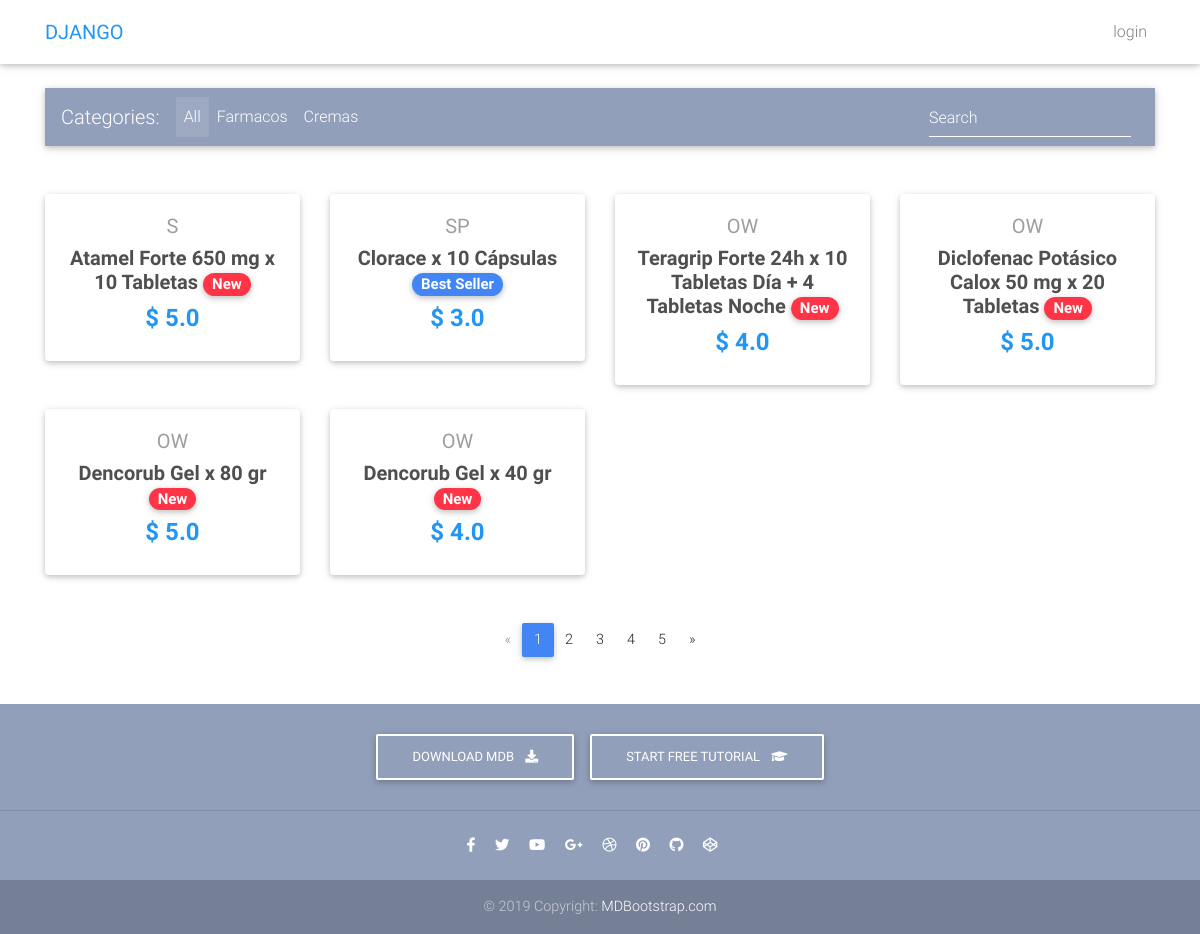
The page / on the database its author committed.
### core/models.py (models this page shows, shortened)
class Item(models.Model):
    item_name = models.CharField(max_length=100)
    price = models.FloatField()
    discount_price = models.FloatField(blank=True, null=True)
    category = models.CharField(choices=CATEGORY, max_length=2)
    label = models.CharField(choices=LABEL, max_length=2)
    description = models.TextField()
    image_path = models.TextField()
    def get_absolute_url(self):
        return reverse("core:product", kwargs={
            "pk" : self.pk
        })

### core/views.py (the view)
# urls.py: path('', HomeView.as_view(), name='home'),
class HomeView(ListView):
    model = Item
    template_name = "home.html"

### templates/home.html (shortened to what this page needs)
{% extends 'base.html' %}
{% block content %}
<main>
    <div class="container">
      <nav class="navbar navbar-expand-lg navbar-dark mdb-color lighten-3 mt-3 mb-5">
        <span class="navbar-brand">Categories:</span>
        <div class="collapse navbar-collapse" id="basicExampleNav">
          <ul class="navbar-nav mr-auto">
            <li class="nav-item active">
              <a class="nav-link" href="#">All
              </a>
            </li>
            <li class="nav-item">
              <a class="nav-link" href="#">Farmacos</a>
            </li>
            <li class="nav-item">
              <a class="nav-link" href="#">Cremas</a>
            </li>
          </ul>
          <form class="form-inline">
            <div class="md-form my-0">
              <input class="form-control mr-sm-2" type="text" placeholder="Search" aria-label="Search">
            </div>
          </form>
        </div>
      </nav>
      <section class="text-center mb-4">
        <div class="row wow fadeIn">
          {% for item in object_list %}
          <div class="col-lg-3 col-md-6 mb-4">
            <div class="card">
              <div class="card-body text-center">
                <a href="" class="grey-text">
                  <h5>{{ item.get_category_display}}</h5>
                </a>
                <h5>
                  <strong>
                    <a href="{{ item.get_absolute_url }}" class="dark-grey-text">{{ item.item_name }}
                      <span class="badge badge-pill {% if item.get_label_display == 'New' %} danger-color {% else %} primary-color {% endif %}">{{ item.get_label_display }}</span>
                    </a>
                  </strong>
                </h5>
                <h4 class="font-weight-bold blue-text">
                  <strong>$
                  {% if item.discount_price %}
                  {{ item.discount_price }}
                  {% else %}
                  {{ item.price }}
                  {% endif %}
                  </strong>
                </h4>
              </div>
            </div>
          </div>
          {% endfor %}
        </div>
      </section>
      <nav class="d-flex justify-content-center wow fadeIn">
        <ul class="pagination pg-blue">
          <li class="page-item disabled">
            <a class="page-link" href="#" aria-label="Previous">
              <span aria-hidden="true">&laquo;</span>
            </a>
          </li>
          <li class="page-item active">
            <a class="page-link" href="#">1
            </a>
          </li>
          <li class="page-item">
            <a class="page-link" href="#">2</a>
          </li>
          <li class="page-item">
            <a class="page-link" href="#">3</a>
          </li>
          <li class="page-item">
            <a class="page-link" href="#">4</a>
          </li>
          <li class="page-item">
            <a class="page-link" href="#">5</a>
          </li>
          <li class="page-item">
            <a class="page-link" href="#" aria-label="Next">
              <span aria-hidden="true">&raquo;</span>
            </a>
          </li>
        </ul>
      </nav>
    </div>
  </main>
{% endblock content %}

### templates/base.html (shortened to what this page needs)
{% load static %}
{% load cart_template_tags %}
<!DOCTYPE html>
<html lang="en">
<head>
  <link rel="stylesheet" href="https://use.fontawesome.com/releases/v5.11.2/css/all.css">
  <link href="{% static 'css/bootstrap.min.css' %}" rel="stylesheet">
  <link href="{% static 'css/mdb.min.css' %}" rel="stylesheet">
  <link href=" {% static 'css/style.min.css' %}" rel="stylesheet">
</head>
<body>
  <nav class="navbar fixed-top navbar-expand-lg navbar-light white scrolling-navbar">
    <div class="container">
      <a class="navbar-brand waves-effect" href="/">
        <strong class="blue-text">DJANGO</strong>
      </a>
      <div class="collapse navbar-collapse" id="navbarSupportedContent">
        <ul class="navbar-nav nav-flex-icons">
            {% if user.is_authenticated %}
            <li class="nav-item">
                <a href="{% url 'core:order-summary' %}" class="nav-link waves-effect">
                {% if request.user|cart_item_count != 0 %}
                  <span class="badge red z-depth-1 mr-1"> {{ request.user|cart_item_count }} </span>
                {% endif %}
                <i class="fas fa-shopping-cart"></i>
                <span class="clearfix d-none d-sm-inline-block"> Cart </span>
                </a>
            </li>
            <li class="nav-item">
                 <a class="nav-link waves-effect">
                Hi {{ user.username }}!
                </a>
            </li>
             </li class="nav-item">
                <a class="nav-link waves-effect" href="{% url 'logout' %}"> logout</a>
            </li>
            {% else %}
                <a class="nav-link waves-effect" href="{% url 'login' %}"> login</a>
            {% endif %}
        </ul>
      </div>
    </div>
  </nav>
  <div class="mt-5 pt-4">
    </div>
    {% block content %}
    {% endblock content %}
    {% include "footer.html" %}
</body>
</html>

### templates/footer.html
  <footer class="page-footer text-center font-small mt-4 wow fadeIn">
    <div class="pt-4">
      <a class="btn btn-outline-white" href="https://mdbootstrap.com/docs/jquery/getting-started/download/" target="_blank"
        role="button">Download MDB
        <i class="fas fa-download ml-2"></i>
      </a>
      <a class="btn btn-outline-white" href="https://mdbootstrap.com/education/bootstrap/" target="_blank" role="button">Start
        free tutorial
        <i class="fas fa-graduation-cap ml-2"></i>
      </a>
    </div>
    <hr class="my-4">
    <div class="pb-4">
      <a href="https://www.facebook.com/mdbootstrap" target="_blank">
        <i class="fab fa-facebook-f mr-3"></i>
      </a>
      <a href="https://twitter.com/MDBootstrap" target="_blank">
        <i class="fab fa-twitter mr-3"></i>
      </a>
      <a href="https://www.youtube.com/watch?v=7MUISDJ5ZZ4" target="_blank">
        <i class="fab fa-youtube mr-3"></i>
      </a>
      <a href="https://plus.google.com/u/0/b/107863090883699620484" target="_blank">
        <i class="fab fa-google-plus-g mr-3"></i>
      </a>
      <a href="https://dribbble.com/mdbootstrap" target="_blank">
        <i class="fab fa-dribbble mr-3"></i>
      </a>
      <a href="https://pinterest.com/mdbootstrap" target="_blank">
        <i class="fab fa-pinterest mr-3"></i>
      </a>
      <a href="https://github.com/mdbootstrap/bootstrap-material-design" target="_blank">
        <i class="fab fa-github mr-3"></i>
      </a>
      <a href="http://codepen.io/mdbootstrap/" target="_blank">
        <i class="fab fa-codepen mr-3"></i>
      </a>
    </div>
    <div class="footer-copyright py-3">
      © 2019 Copyright:
      <a href="https://mdbootstrap.com/education/bootstrap/" target="_blank"> MDBootstrap.com </a>
    </div>
  </footer>

### templates/script.html (shortened to what this page needs)
{% load static %}

### templates/base.html (style rules this page uses)
html, body, header, .carousel { height: 60vh; }

### rows shown on the page
Item: category "S", item_name "Atamel Forte 650 mg x 10 Tabletas", label "New", price "5.0"
Item: category "SP", item_name "Clorace x 10 Cápsulas", label "Best Seller", discount_price "3.0"
Item: category "OW", item_name "Teragrip Forte 24h x 10 Tabletas Día + 4 Tabletas Noche", label "New", price "4.0"
Item: category "OW", item_name "Diclofenac Potásico Calox 50 mg x 20 Tabletas", label "New", price "5.0"
Item: category "OW", item_name "Dencorub Gel x 80 gr", label "New", price "5.0"
Item: category "OW", item_name "Dencorub Gel x 40 gr", label "New", price "4.0"
